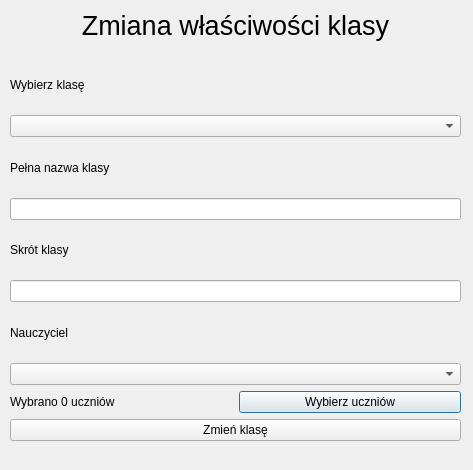
<?xml version="1.0" encoding="UTF-8"?>
<ui version="4.0">
 <class>Dialog</class>
 <widget class="QDialog" name="Dialog">
  <property name="geometry">
   <rect>
    <x>0</x>
    <y>0</y>
    <width>473</width>
    <height>470</height>
   </rect>
  </property>
  <property name="windowTitle">
   <string>Dodawanie użytkownika</string>
  </property>
  <widget class="QLabel" name="label">
   <property name="geometry">
    <rect>
     <x>10</x>
     <y>10</y>
     <width>451</width>
     <height>31</height>
    </rect>
   </property>
   <property name="font">
    <font>
     <pointsize>20</pointsize>
    </font>
   </property>
   <property name="text">
    <string>Zmiana właściwości klasy</string>
   </property>
   <property name="alignment">
    <set>Qt::AlignCenter</set>
   </property>
  </widget>
  <widget class="QWidget" name="layoutWidget">
   <property name="geometry">
    <rect>
     <x>10</x>
     <y>60</y>
     <width>451</width>
     <height>381</height>
    </rect>
   </property>
   <layout class="QVBoxLayout" name="verticalLayout">
    <item>
     <widget class="QLabel" name="label_9">
      <property name="text">
       <string>Wybierz klasę</string>
      </property>
     </widget>
    </item>
    <item>
     <widget class="QComboBox" name="comboBox_2"/>
    </item>
    <item>
     <widget class="QLabel" name="label_7">
      <property name="text">
       <string>Pełna nazwa klasy</string>
      </property>
     </widget>
    </item>
    <item>
     <widget class="QLineEdit" name="lineEdit_2">
      <property name="maxLength">
       <number>50</number>
      </property>
      <property name="echoMode">
       <enum>QLineEdit::Normal</enum>
      </property>
     </widget>
    </item>
    <item>
     <widget class="QLabel" name="label_5">
      <property name="text">
       <string>Skrót klasy</string>
      </property>
     </widget>
    </item>
    <item>
     <widget class="QLineEdit" name="lineEdit">
      <property name="maxLength">
       <number>10</number>
      </property>
      <property name="echoMode">
       <enum>QLineEdit::Normal</enum>
      </property>
     </widget>
    </item>
    <item>
     <widget class="QLabel" name="label_8">
      <property name="text">
       <string>Nauczyciel</string>
      </property>
     </widget>
    </item>
    <item>
     <widget class="QComboBox" name="comboBox"/>
    </item>
    <item>
     <layout class="QHBoxLayout" name="horizontalLayout">
      <item>
       <widget class="QLabel" name="label_6">
        <property name="text">
         <string>Wybrano 0 uczniów</string>
        </property>
       </widget>
      </item>
      <item>
       <widget class="QPushButton" name="pushButton_2">
        <property name="text">
         <string>Wybierz uczniów</string>
        </property>
       </widget>
      </item>
     </layout>
    </item>
    <item>
     <widget class="QPushButton" name="pushButton">
      <property name="text">
       <string>Zmień klasę</string>
      </property>
     </widget>
    </item>
   </layout>
  </widget>
 </widget>
 <resources/>
 <connections/>
</ui>
